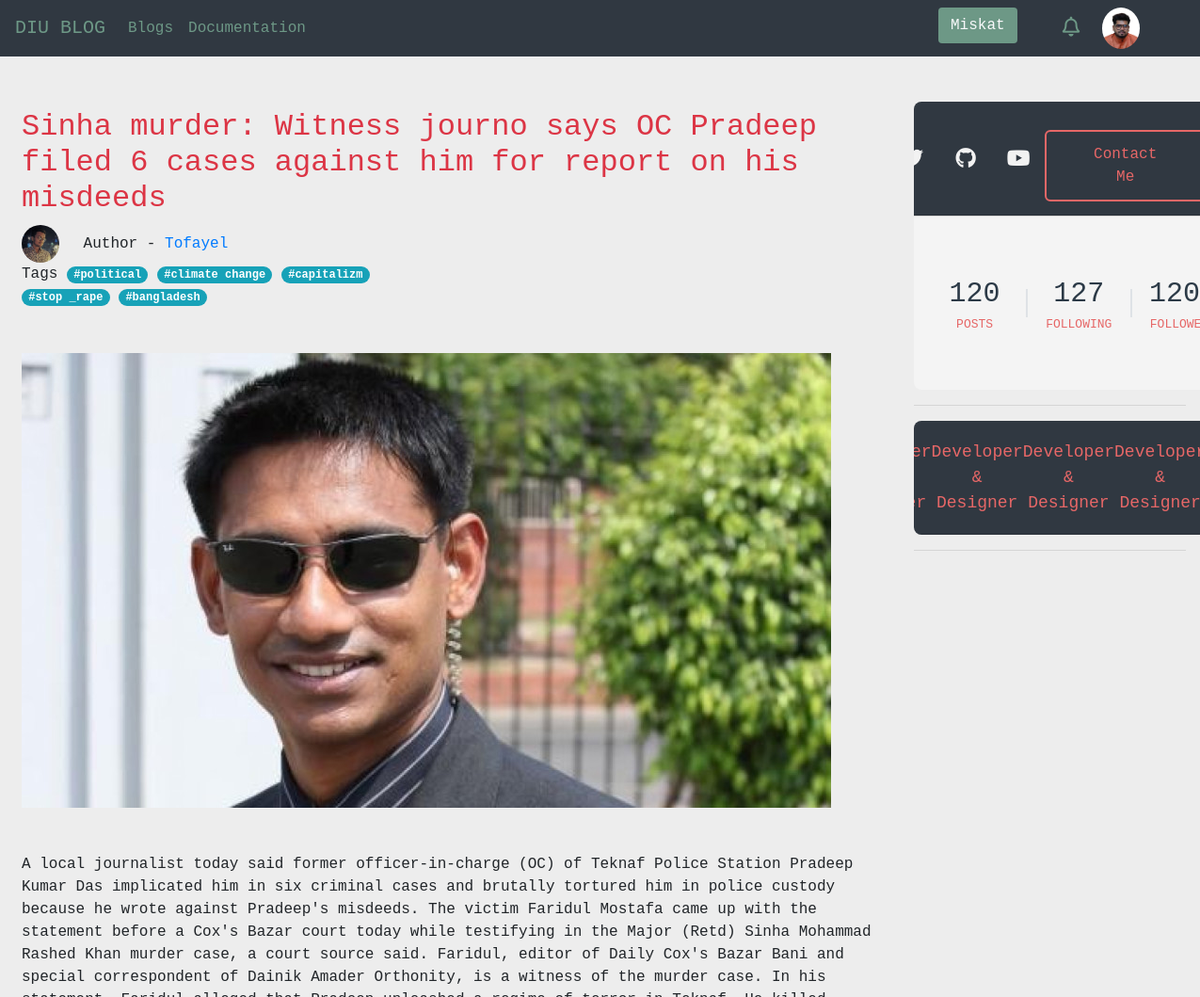
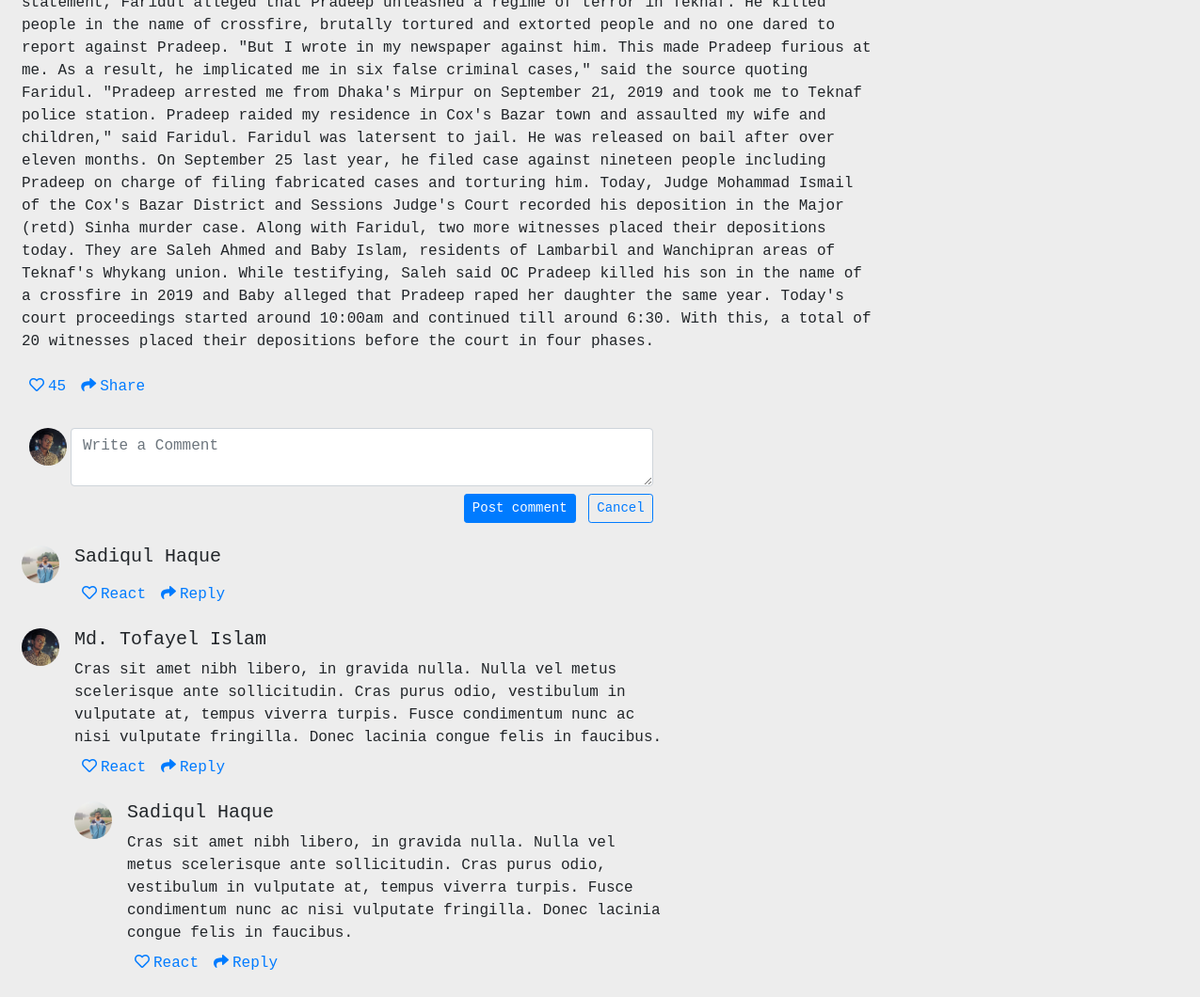
Screenshot of /news/1 with the database file from the repository (2 pictures, top to bottom).
### blogs/models.py (models this page shows, shortened)
class Author(models.Model):
    user = models.OneToOneField(User, null=True, on_delete=models.CASCADE)
    name = models.CharField(max_length=50)
    author_img = models.ImageField(upload_to="media", default='static/images/default_user.png')
    email = models.EmailField()
    institution = models.CharField(max_length=100, blank=True, null=True)
    study_subject = models.CharField(max_length=100, blank=True, null=True)
    current_year = models.CharField(max_length=50, blank=True, null=True)
    github = models.CharField(max_length=100, blank=True, null=True)
    facebook = models.CharField(max_length=100, blank=True, null=True)
    Twitter = models.CharField(max_length=100, blank=True, null=True)

class Blog(models.Model):
    title = models.CharField(max_length=255)
    body = models.TextField(max_length=10000)
    img = models.ImageField(upload_to="media")
    author = models.ForeignKey(Author, on_delete=SET_NULL, null=True)
    time_created = models.DateTimeField(auto_now_add=True)
    react = models.IntegerField(blank=True, null=True)
    comment = models.ManyToManyField(Comment)
    category = models.ForeignKey(Category, on_delete=SET_NULL, null=True)
    tags = models.ManyToManyField(Tag)
    def __str__(self):
        return self.title

class Tag(models.Model):
    name = models.CharField(max_length=100, blank=True, null=True)
    def __str__(self):
        return self.name

### blogs/views.py (the view)
# urls.py: path('news/<int:pk>', views.home2, name='news'),
def home2(request, pk):
    current_blog = Blog.objects.get(id=pk)
    author = Author.objects.get(id=pk)
    print(current_blog)
    tag = current_blog.tags.all()
    tags = []
    for i in range(len(tag)):
        tags.append(tag[i])
    context = {
        'current': current_blog,
        'tags': tags,
        'author':author
    }
    return render(request, 'blogs/single_blog_page.html', context)

### templates/blogs/single_blog_page.html (shortened to what this page needs)
{% load static %}
<!DOCTYPE html>
<html lang="en">
<head>
    <link
            rel="stylesheet"
            href="https://stackpath.bootstrapcdn.com/bootstrap/4.1.1/css/bootstrap.min.css"
    />
    <link
            rel="stylesheet"
            href="https://use.fontawesome.com/releases/v5.15.3/css/all.css"
    />
    <link rel="stylesheet" href="{% static 'css/style2.css' %}"/>
    <link rel="stylesheet" href="{% static 'css/index.css' %}"/>
</head>
<body>
{% include 'blogs/navbar.html' %}
<main class="container-fluid my-5">
    <div class="row">
        <div class="col-9 main1">
            <div class="d-flex flex-column">
                <div class="p-2">
                    <h2 class="text-danger">
                        {{ current.title }}
                    </h2>
                    <img
                            class="mr-3 rounded-circle"
                            src="{% get_media_prefix %}{{ current.author.author_img }}"
                            width="40"
                            alt="Generic placeholder image"
                    />
                    <p class="d-inline">Author - <a href="">{{ current.author.name }}</a></p>
                    <div class="tag">
                        <span>Tags</span>
                        {% for tag in tags %}
                            <span class="badge badge-pill badge-info">#{{ tag }}</span>
                        {% endfor %}
                    </div>
                    {% if current.img %}
                        <img src="{% get_media_prefix %}{{ current.img }}" class="img-fluid my-5" alt="Responsive image">
                    {% endif %}
                    <p>
                        {{ current.body|safe }}
                    </p>
                    <div class="">
                        <div class="d-flex flex-row fs-12">
                            <div class="like p-2 cursor">
                                <a href=""
                                ><i class="far fa-heart"></i
                                ><span class="ml-1">{{ current.react }}</span></a
                                >
                            </div>
                            <div class="like p-2 cursor">
                                <a href=""
                                ><i class="fa fa-share"></i
                                ><span class="ml-1">Share</span></a
                                >
                            </div>
                        </div>
                    </div>
                </div>
                <div class="p-2 w-75">
                    <div class="p-2">
                        <div class="d-flex flex-row align-items-start">
                            <img
                                    class="rounded-circle"
                                    src="{% static 'images/tofayel.jpg' %}"
                                    width="40"
                            /><textarea
                                class="form-control ml-1 shadow-none textarea"
                                placeholder="Write a Comment"
                        ></textarea>
                        </div>
                        <div class="mt-2 text-right">
                            <button
                                    class="btn btn-primary btn-sm shadow-none"
                                    type="button"
                            >
                                Post comment
                            </button
                            >
                            <button
                                    class="btn btn-outline-primary btn-sm ml-1 shadow-none"
                                    type="button"
                            >
                                Cancel
                            </button>
                        </div>
                    </div>
                </div>
                <div class="p-2 w-75">
                    <div class="media">
                        <img
                                class="mr-3 rounded-circle"
                                src="{% static 'images/sadi.jpg' %}"
                                width="40"
                                alt="Generic placeholder image"
                        />
                        <div class="media-body">
                            <h5 class="mt-0">Sadiqul Haque</h5>
                            <div class="">
                                <div class="d-flex flex-row fs-12">
                                    <div class="like p-2 cursor">
                                        <a href=""
                                        ><i class="far fa-heart"></i
                                        ><span class="ml-1">React</span></a
                                        >
                                    </div>
                                    <div class="like p-2 cursor">
                                        <a href=""
                                        ><i class="fa fa-share"></i
                                        ><span class="ml-1">Reply</span></a
                                        >
                                    </div>
                                </div>
                            </div>
                        </div>
                    </div>
                </div>
                <div class="p-2">
                    <div class="media w-75">
                        <img
                                class="mr-3 rounded-circle"
                                src="{% static 'images/tofayel.jpg' %}" width="40"
                                alt="Generic placeholder image"
                        />
                        <div class="media-body">
                            <h5 class="mt-0">Md. Tofayel Islam</h5>
                            Cras sit amet nibh libero, in gravida nulla. Nulla vel metus
                            scelerisque ante sollicitudin. Cras purus odio, vestibulum in
                            vulputate at, tempus viverra turpis. Fusce condimentum nunc ac
                            nisi vulputate fringilla. Donec lacinia congue felis in
                            faucibus.
                            <div class="">
                                <div class="d-flex flex-row fs-12">
                                    <div class="like p-2 cursor">
                                        <a href=""
                                        ><i class="far fa-heart"></i
                                        ><span class="ml-1">React</span></a
                                        >
                                    </div>
                                    <div class="like p-2 cursor">
                                        <a href=""
                                        ><i class="fa fa-share"></i
                                        ><span class="ml-1">Reply</span></a
                                        >
                                    </div>
                                </div>
                            </div>
                            <div class="media mt-3">
                                <a class="pr-3" href="#">
                                    <img src="{% static 'images/sadi.jpg' %}"
                                         class="rounded-circle"
                                         width="40"
                                         alt="Generic placeholder image"
                                    />
                                </a>
                                <div class="media-body">
                                    <h5 class="mt-0">Sadiqul Haque</h5>
                                    Cras sit amet nibh libero, in gravida nulla. Nulla vel
                                    metus scelerisque ante sollicitudin. Cras purus odio,
                                    vestibulum in vulputate at, tempus viverra turpis. Fusce
                                    condimentum nunc ac nisi vulputate fringilla. Donec
                                    lacinia congue felis in faucibus.
                                    <div class="">
                                        <div class="d-flex flex-row fs-12">
                                            <div class="like p-2 cursor">
                                                <a href=""
                                                ><i class="far fa-heart"></i
                                                ><span class="ml-1">React</span></a
                                                >
                                            </div>
                                            <div class="like p-2 cursor">
                                                <a href=""
                                                ><i class="fa fa-share"></i
                                                ><span class="ml-1">Reply</span></a
                                                >
                                            </div>
                                        </div>
                                    </div>
                                </div>
                            </div>
                        </div>
                    </div>
                </div>
            </div>
        </div>
        <div class="col-3">
            <div class="profile-card">
                <div class="card-header">
                    <div class="sm">
                        <a href="#" class="fab fa-twitter"></a>
                        <a href="#" class="fab fa-github"></a>
                        <a href="#" class="fab fa-youtube"></a>
                    </div>
                    <a href="{% url 'author' current.author.id %}" class="contact-btn">Contact Me</a>
                </div>
                <div class="card-footer">
                    <div class="numbers">
                        <div class="item">
                            <span>120</span>
                            Posts
                        </div>
                        <div class="border"></div>
                        <div class="item">
                            <span>127</span>
                            Following
                        </div>
                        <div class="border"></div>
                        <div class="item">
                            <span>120K</span>
                            Followers
                        </div>
                    </div>
                </div>
            </div>
            <hr>
            <div class="profile-card">
                <div class="card-header">
                    <div class="desc">Developer & Designer</div>
                    <div class="desc">Developer & Designer</div>
                    <div class="desc">Developer & Designer</div>
                    <div class="desc">Developer & Designer</div>
                </div>
            </div>
            <hr>
        </div>
    </div>
</main>
</body>
</html>

### templates/blogs/navbar.html (shortened to what this page needs)
{% load static %}
    <nav class="navbar navbar-expand-lg navbar-custom">
      <a class="navbar-brand" href="{% url 'home' author.name %}">DIU BLOG</a>
      <div
        class="collapse navbar-collapse nav_links"
        id="navbarSupportedContent"
      >
        <ul class="navbar-nav mr-auto">
          <li class="nav-item active">
            <a class="nav-link" href="#" selected
              >Blogs <span class="sr-only">(current)</span></a
            >
          </li>
          <li class="nav-item">
            <a class="nav-link" href="#">Documentation</a>
          </li>
        </ul>
        <div class="d-flex profile_sec">
          <div class="mr-5">
            <a href="{% url 'blog_create' %}" class="btn text-light btn_post">{{ author.name }}</a>
          </div>
          <div class="mr-4">
            <a href="#"><i class="far fa-bell"></i></a>
          </div>
          <div class="mr-5">
            <a href="{% url 'author' author.id %}">
              <img
                src={% get_media_prefix %}{{ author.author_img }}
                width="40px"
                class="rounded-circle"
                alt=""
              />
            </a>
          </div>
        </div>
      </div>
    </nav>

### static/css/style2.css (style rules this page uses)
:root { --body_background_color:#171717; --body_font_color:#EDEDED; --red:#DA0037; --dark_grey:#444444; }
.tag { width: 50%; }
.profile-card { width: 350px; text-align: center; border-radius: 8px; overflow: hidden; }
.card-header { background: #2c3a47; padding: 60px 40px; }
.desc { font-size: 18px; color: #e66767; }
.sm { display: flex; justify-content: center; margin: 20px 0; }
.sm a { color: #f2f2f2; width: 56px; font-size: 22px; transition: .3s linear; }
.contact-btn { display: inline-block; padding: 12px 50px; color: #e66767; border: 2px solid #e66767; border-radius: 6px; margin-top: 16px; transition: .3s linear; }
.card-footer { background: #f4f4f4; padding: 60px 10px; }
.numbers { display: flex; align-items: center; }
.item { flex: 1; text-transform: uppercase; font-size: 13px; color: #e66767; }
.item span { display: block; color: #2c3a47; font-size: 30px; }
.border { width: 1px; height: 30px; background: #bbb; }

### static/css/index.css (style rules this page uses)
body { background-color: #EDEDED; font-family: monospace; }
.navbar { background-color: #303841; }
.navbar a { color: #6D9886; }
.nav-link,.dropdown-menu { color: #DA0037; }
.btn_post { background-color: #6D9886; }
.fa-bell { font-size: 21px; line-height: 2; }
.card-header { height: 55px; background-color: #303841 ; border-top-left-radius: 0px !important; border-top-right-radius: 0px !important; display: flex; justify-content: end; align-items: center; color: whitesmoke; }

### rows the page displays
Author: name "Miskat", author_img (picture)
Blog: title "Sinha murder: Witness journo says OC Pradeep filed 6 cases against him for report on his misdeeds", author.author_img (picture), author.name "Tofayel", img (picture), body "A local journalist today said former officer-in-charge (OC) of Teknaf Police Station Pradeep Kumar Das implicated him in six criminal cases and brutally tortured him in police custody because he wrote against Pradeep's misdeeds. The victim Faridul Mostafa came up with the statement before a Cox's Bazar court today while testifying in the Major (Retd) Sinha Mohammad Rashed Khan murder case, a court source said. Faridul, editor of Daily Cox's Bazar Bani and special correspondent of Dainik Amader Orthonity, is a witness of the murder case. In his statement, Faridul alleged that Pradeep unleashed a regime of terror in Teknaf. He killed people in the name of crossfire, brutally tortured and…", react "45"
Tag: name "political"
Tag: name "climate change"
Tag: name "capitalizm"
Tag: name "stop _rape"
Tag: name "bangladesh"
